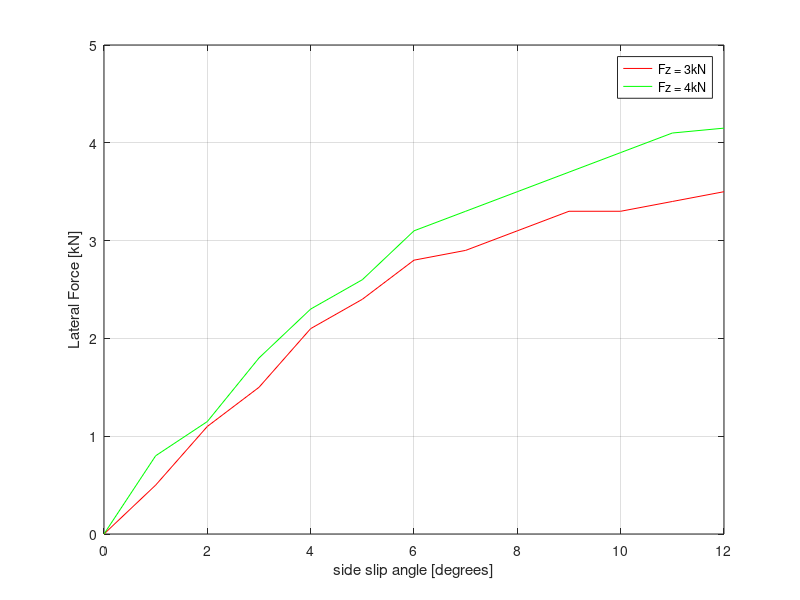
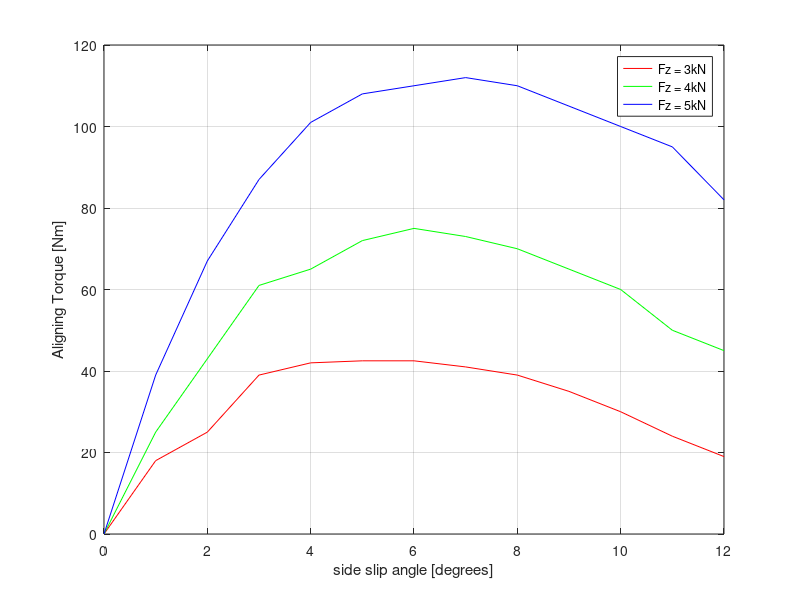

Recreate these plots in MATLAB, in order.
a = 0:12;    % side slip angle[degree]
a2 = -12:12;
Fy_3 = [0 0.5 1.1 1.5 2.1 2.4 2.8 2.9 3.1 3.3 3.3 3.4 3.5];   % lateral force [kN]
Mz_3 = [0 18 25 39 42 42.5 42.5 41 39 35 30 24 19];    % aligning torque [Nm]
Fy_4 = [0 0.8 1.15 1.8 2.3 2.6 3.1 3.3 3.5 3.7 3.9 4.1 4.15];
Mz_4 = [0 25 43 61 65 72 75 73 70 65 60 50 45];
Mz_5 = [0 39 67 87 101 108 110 112 110 105 100 95 82];

Fy = [-1*flip(Fy_3) 0.5 1.1 1.5 2.1 2.4 2.8 2.9 3.1 3.3 3.3 3.4 3.5];

% plot(a2,Fy,"r");

plot(a,Fy_3,"r");
hold on
plot(a,Fy_4,"g");
hold off
xlabel("side slip angle [degrees]")
ylabel("Lateral Force [kN]")
grid
legend("Fz = 3kN","Fz = 4kN")

figure

plot(a,Mz_3,"r");
hold on
plot(a,Mz_4,"g");
plot(a,Mz_5,"b");
hold off
xlabel("side slip angle [degrees]")
ylabel("Aligning Torque [Nm]")
grid
legend("Fz = 3kN","Fz = 4kN","Fz = 5kN")